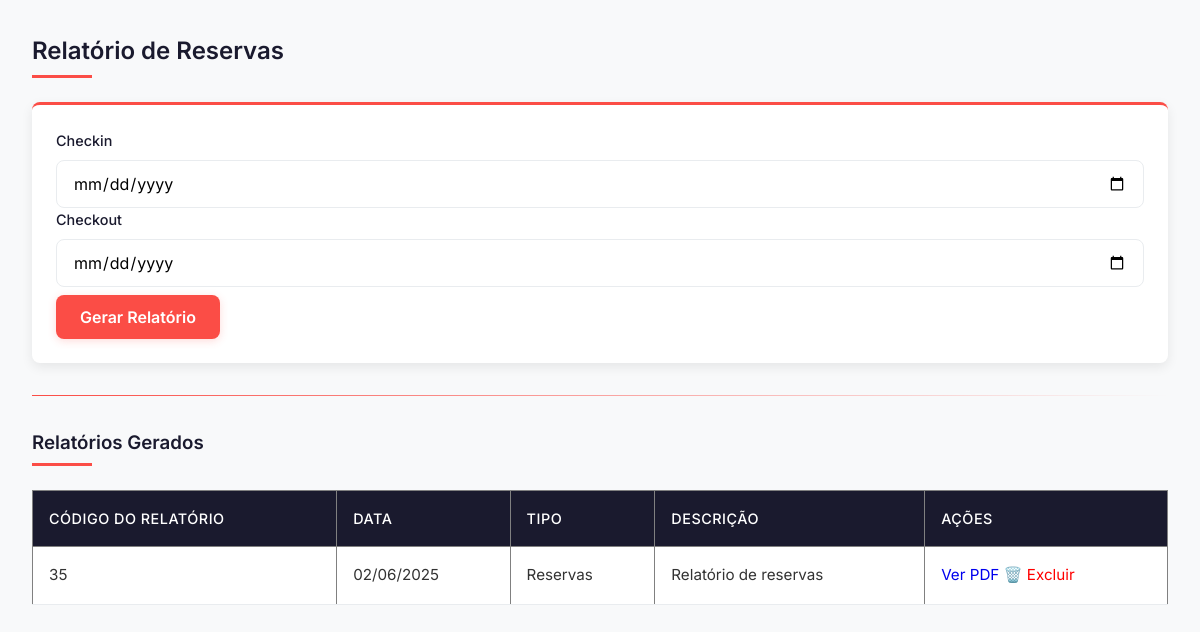
The page /gestor/relatorio/reserva/filtro_reservas.php on the database as committed earlier.
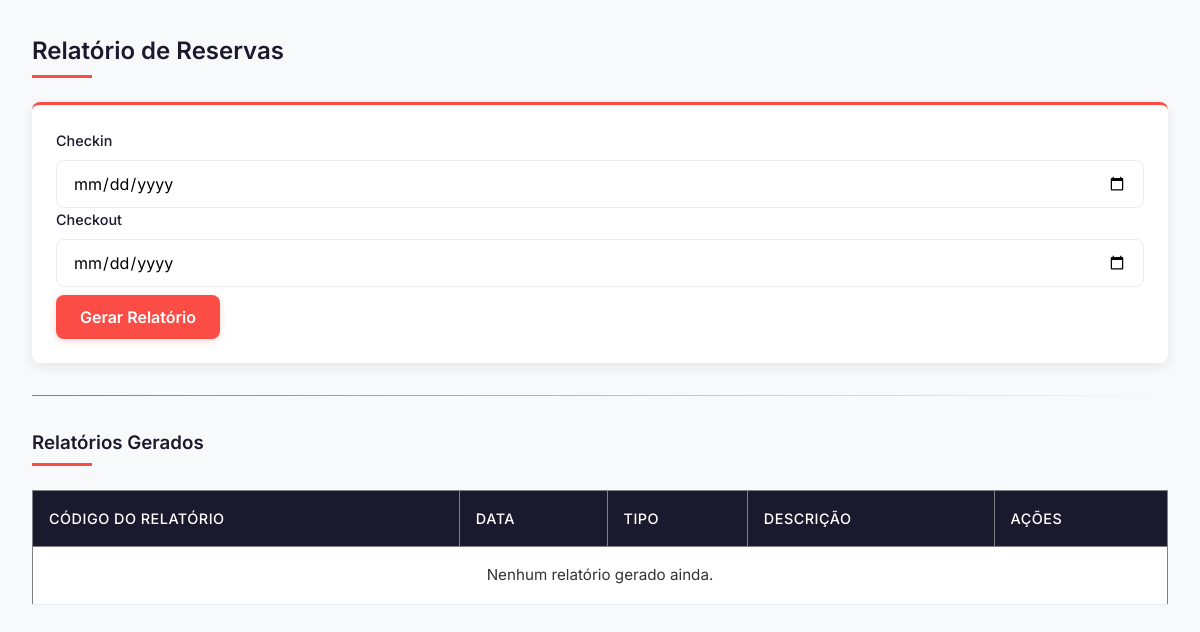
The same page on the database as committed later.
### tables this page shows
CREATE TABLE `relatorio` (
  `ID_Relatorio` int(11) NOT NULL,
  `Data_Relatorio` datetime NOT NULL,
  `Tipo_Relatorio` varchar(45) NOT NULL,
  `Descricao` text NOT NULL,
  `Arquivo` varchar(255) DEFAULT NULL
);

### gestor/relatorio/reserva/filtro_reservas.php (the view, shortened to what this page needs)
<?php
require_once '../../../config/config.php';
$sql = "SELECT * FROM relatorio WHERE Tipo_Relatorio = 'Reservas' ORDER BY Data_Relatorio DESC";
$stmt = $pdo->prepare($sql);
$stmt->execute();
$relatorios = $stmt->fetchAll(PDO::FETCH_ASSOC);
?>
<!DOCTYPE html>
<html lang="pt-BR">
<head>
</head>
<body>
    <h2>Relatório de Reservas</h2>
    <form method="GET" action="relatorio_reservas_pdf.php">
        <label for="data_inicio">Checkin</label>
        <input type="date" name="data_inicio" id="data_inicio">
        <label for="data_fim">Checkout</label>
        <input type="date" name="data_fim" id="data_fim">
        <button type="submit">Gerar Relatório</button>
    </form>
    <hr>
    <h3>Relatórios Gerados</h3>
    <table border="1" cellpadding="5" cellspacing="0" style="border-collapse: collapse; width: 100%;">
        <thead>
            <tr>
                <th>Código do Relatório</th>
                <th>Data</th>
                <th>Tipo</th>
                <th>Descrição</th>
                <th>Ações</th>
            </tr>
        </thead>
<tbody>
    <?php if (count($relatorios) > 0): ?>
        <?php foreach ($relatorios as $rel): ?>
            <tr>
                <td><?= htmlspecialchars($rel['ID_Relatorio']) ?></td>
                <td>
                    <?php
                    $dataRelatorio = new DateTime($rel['Data_Relatorio']);
                    echo $dataRelatorio->format('d/m/Y');
                    ?>
                </td>
                <td><?= htmlspecialchars($rel['Tipo_Relatorio']) ?></td>
                <td>
                    <?php
                    $descricao = htmlspecialchars($rel['Descricao']);
                    $descricao = preg_replace_callback(
                        '/(\d{4}-\d{2}-\d{2})/',
                        function($matches) {
                            $date = new DateTime($matches[0]);
                            return $date->format('d/m/Y');
                        },
                        $descricao
                    );
                    echo $descricao;
                    ?>
                </td>
                <td>
                    <a href="/HOTEL/relatorios/reservas/<?= htmlspecialchars($rel['Arquivo']) ?>" target="_blank" style="text-decoration: none;">Ver PDF</a>
                   <a href="/HOTEL/actions/excluir_relatorio_reserva.php?id=<?= $rel['ID_Relatorio'] ?>"
   id="excluirRelatorio_<?= $rel['ID_Relatorio'] ?>"
   style="color: red; text-decoration: none;">
   🗑️ Excluir
</a>
                </td>
            </tr>
        <?php endforeach; ?>
    <?php else: ?>
        <tr><td colspan="5" style="text-align:center;">Nenhum relatório gerado ainda.</td></tr>
    <?php endif; ?>
</tbody>
    </table>
</body>
</html>

Rows that differ between the two databases and show on the page:
removed relatorio: ID_Relatorio "35", Data_Relatorio "02/06/2025", Tipo_Relatorio "Reservas", Descricao "Relatório de reservas"
Other text that changed with them:
text now shown: "Nenhum relatório gerado ainda."
